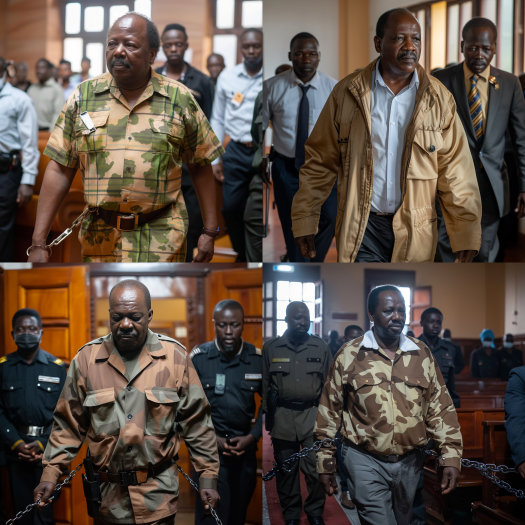
#> input picture test/data/ai-jpg/0.jpg, 525 x 525 px; its folder holds 4 pictures in this run
$ python improvedExample.py
#> lines starting #> are read from the running program, lines starting #| are printed output that depends on the picture
#> in process_images, im is the input picture: PIL image 525x525 RGB; mean R, G, B 92.1, 79.2, 70
import os
import numpy as np
import matplotlib.pyplot as plt
from PIL import Image
import numpy.fft as fft
from glob import glob
from sklearn.mixture import GaussianMixture
from sklearn.preprocessing import StandardScaler
from sklearn.decomposition import PCA
import scipy.stats  # Correctly importing scipy.stats for statistical functions
import gc  # Import garbage collector

def resize_image(img, target_size=(256, 256)):  # Reduced image size for better memory management
    """Resize an image to the target size using LANCZOS resampling."""
#> called with target_size = (256, 256)
    return img.resize(target_size, Image.Resampling.LANCZOS)
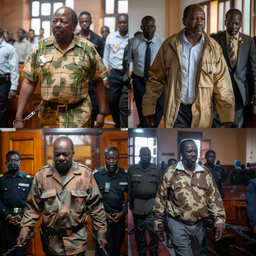
#> returned value: PIL image 256x256 RGB; mean R, G, B 92.1, 79.2, 70

def extract_features(im_arr):
    """Extract enhanced Fourier transform features from an image array."""
    f_transform = fft.fftshift(fft.fft2(im_arr))
    magnitude_spectrum = np.log(np.abs(f_transform) + 1)
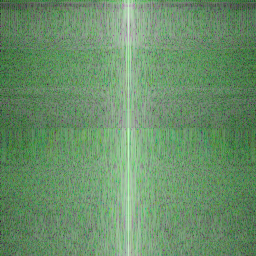
#> magnitude_spectrum: shape (256, 256, 3) float64; mean of channels 0, 1, 2 4.86, 6.64, 4.86; drawn with min black and max white
    mid_x, mid_y = magnitude_spectrum.shape[0] // 2, magnitude_spectrum.shape[1] // 2
#> mid_x = 128; mid_y = 128
    top_right_quarter = magnitude_spectrum[:mid_x, mid_y:]
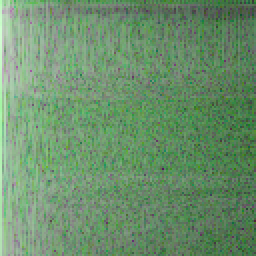
#> top_right_quarter: shape (128, 128, 3) float64 (shown 2 times larger); mean of channels 0, 1, 2 4.85, 6.51, 4.86; drawn with min black and max white

    # Calculate additional statistical features from the flattened top right quarter
    flattened_spectrum = top_right_quarter.flatten()
    features = {
        'mean': np.mean(flattened_spectrum),
        'std': np.std(flattened_spectrum),
        'skewness': scipy.stats.skew(flattened_spectrum),
        'kurtosis': scipy.stats.kurtosis(flattened_spectrum),
        'entropy': scipy.stats.entropy(flattened_spectrum + np.finfo(float).eps)  # Add a small epsilon to avoid log(0)
    }
#> features = {'mean': 5.41, 'std': 1.43, 'skewness': 0.276, 'kurtosis': 0.0182, 'entropy': 10.77}

    # Combine the flattened spectrum with additional features
    enhanced_features = np.append(flattened_spectrum, [
        features['mean'], features['std'], features['skewness'], features['kurtosis'], features['entropy']
    ])
    return enhanced_features

def process_images(img_paths):
    """Process images and extract enhanced Fourier features."""
    features = []
    for img_path in img_paths:
        im = Image.open(img_path)
        im = resize_image(im)
        im_arr = np.asarray(im)
        if im_arr.dtype != np.uint8 or im_arr.ndim != 3:
            raise ValueError('Image must be RGB and of type uint8.')
        feature = extract_features(im_arr)
        features.append(feature)
        del im, im_arr  # Explicitly manage memory
        gc.collect()  # Invoke garbage collector
#> pass 2 of the loop in process_images, `for img_path in img_paths:`:
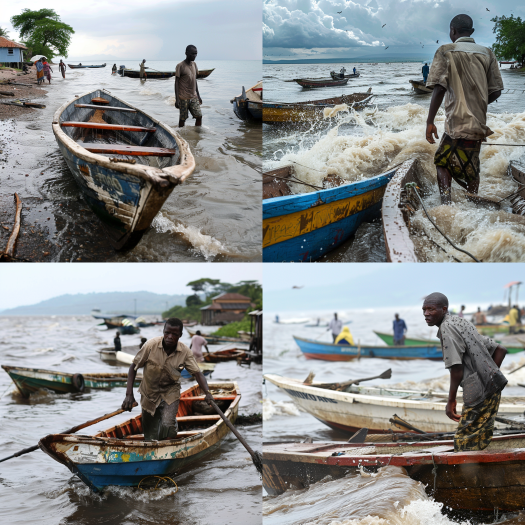
#> input picture test/data/ai-jpg/1.jpg, 525 x 525 px
#> in process_images, im is the input picture: PIL image 525x525 RGB; mean R, G, B 137.9, 140.6, 140.1
#> in extract_features (call 2), `magnitude_spectrum = np.log(np.abs(f_transform) + 1)`:
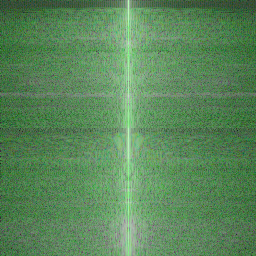
#> magnitude_spectrum: shape (256, 256, 3) float64; mean of channels 0, 1, 2 4.47, 6.58, 4.47; drawn with min black and max white
#> in extract_features (call 2), `top_right_quarter = magnitude_spectrum[:mid_x, mid_y:]`:
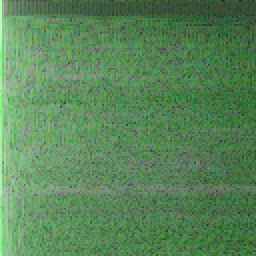
#> top_right_quarter: shape (128, 128, 3) float64 (shown 2 times larger); mean of channels 0, 1, 2 4.42, 6.52, 4.41; drawn with min black and max white
#> features = {'mean': 5.12, 'std': 1.58, 'skewness': 0.476, 'kurtosis': 0.294, 'entropy': 10.76}
#> pass 3 of the loop in process_images, `for img_path in img_paths:`:
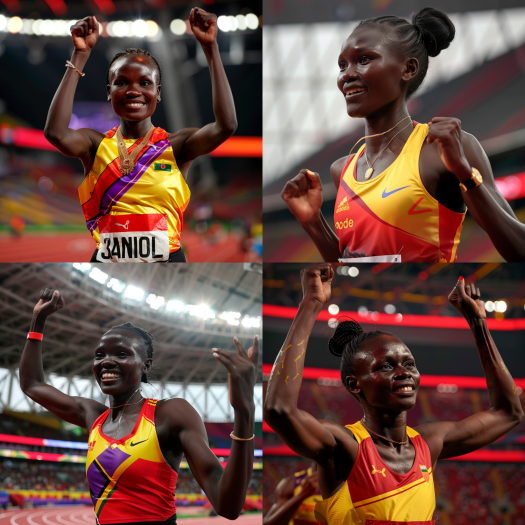
#> input picture test/data/ai-jpg/10.jpg, 525 x 525 px
#> in process_images, im is the input picture: PIL image 525x525 RGB; mean R, G, B 105.7, 73.3, 64.1
#> in extract_features (call 3), `magnitude_spectrum = np.log(np.abs(f_transform) + 1)`:
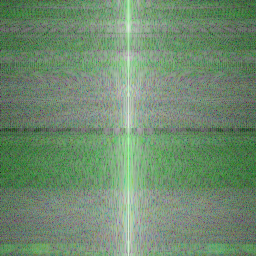
#> magnitude_spectrum: shape (256, 256, 3) float64; mean of channels 0, 1, 2 5.12, 6.46, 5.12; drawn with min black and max white
#> in extract_features (call 3), `top_right_quarter = magnitude_spectrum[:mid_x, mid_y:]`:
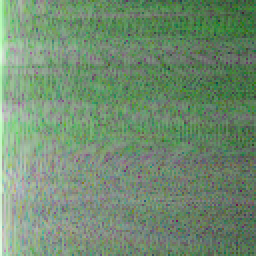
#> top_right_quarter: shape (128, 128, 3) float64 (shown 2 times larger); mean of channels 0, 1, 2 5.22, 6.43, 5.21; drawn with min black and max white
#> features = {'mean': 5.62, 'std': 1.38, 'skewness': 0.265, 'kurtosis': 0.425, 'entropy': 10.77}
#> the loop made 4 passes; the first 3 are shown
    return features

def cluster_and_visualize(features):
    """Use Gaussian Mixture Model for clustering and PCA for visualization."""
    scaler = StandardScaler()
    features_scaled = scaler.fit_transform(features)
    gmm = GaussianMixture(n_components=2, n_init=1, random_state=42)
#> (the run stopped early here; a loop or call above may not have finished)
